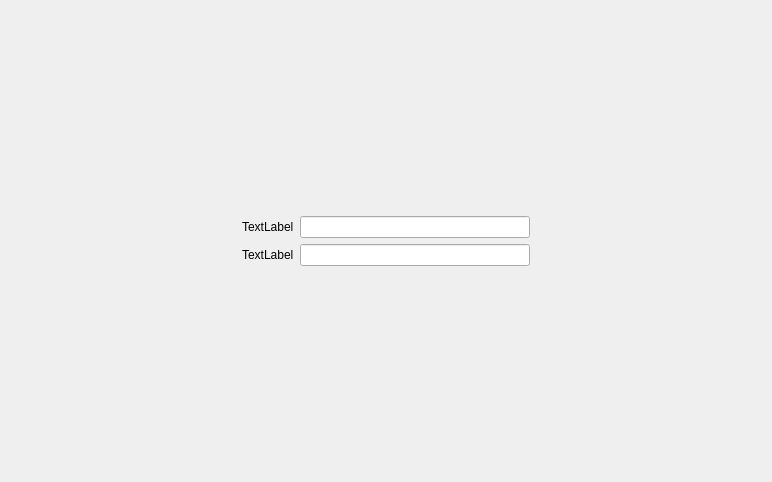
<?xml version="1.0" encoding="UTF-8"?>
<ui version="4.0">
 <class>Dialog</class>
 <widget class="QDialog" name="Dialog">
  <property name="geometry">
   <rect>
    <x>0</x>
    <y>0</y>
    <width>772</width>
    <height>482</height>
   </rect>
  </property>
  <property name="windowTitle">
   <string>Dialog</string>
  </property>
  <layout class="QHBoxLayout" name="horizontalLayout_3">
   <item>
    <layout class="QVBoxLayout" name="verticalLayout">
     <item>
      <spacer name="verticalSpacer">
       <property name="orientation">
        <enum>Qt::Vertical</enum>
       </property>
       <property name="sizeHint" stdset="0">
        <size>
         <width>20</width>
         <height>40</height>
        </size>
       </property>
      </spacer>
     </item>
     <item>
      <layout class="QHBoxLayout" name="horizontalLayout">
       <item>
        <spacer name="horizontalSpacer">
         <property name="orientation">
          <enum>Qt::Horizontal</enum>
         </property>
         <property name="sizeHint" stdset="0">
          <size>
           <width>40</width>
           <height>20</height>
          </size>
         </property>
        </spacer>
       </item>
       <item>
        <widget class="QLabel" name="label">
         <property name="autoFillBackground">
          <bool>true</bool>
         </property>
         <property name="text">
          <string>TextLabel</string>
         </property>
        </widget>
       </item>
       <item>
        <widget class="QLineEdit" name="lineEdit"/>
       </item>
       <item>
        <spacer name="horizontalSpacer_2">
         <property name="orientation">
          <enum>Qt::Horizontal</enum>
         </property>
         <property name="sizeHint" stdset="0">
          <size>
           <width>40</width>
           <height>20</height>
          </size>
         </property>
        </spacer>
       </item>
      </layout>
     </item>
     <item>
      <layout class="QHBoxLayout" name="horizontalLayout_2">
       <item>
        <spacer name="horizontalSpacer_3">
         <property name="orientation">
          <enum>Qt::Horizontal</enum>
         </property>
         <property name="sizeHint" stdset="0">
          <size>
           <width>40</width>
           <height>20</height>
          </size>
         </property>
        </spacer>
       </item>
       <item>
        <widget class="QLabel" name="label_2">
         <property name="autoFillBackground">
          <bool>true</bool>
         </property>
         <property name="text">
          <string>TextLabel</string>
         </property>
        </widget>
       </item>
       <item>
        <widget class="QLineEdit" name="lineEdit_2"/>
       </item>
       <item>
        <spacer name="horizontalSpacer_4">
         <property name="orientation">
          <enum>Qt::Horizontal</enum>
         </property>
         <property name="sizeHint" stdset="0">
          <size>
           <width>40</width>
           <height>20</height>
          </size>
         </property>
        </spacer>
       </item>
      </layout>
     </item>
     <item>
      <spacer name="verticalSpacer_2">
       <property name="orientation">
        <enum>Qt::Vertical</enum>
       </property>
       <property name="sizeHint" stdset="0">
        <size>
         <width>20</width>
         <height>40</height>
        </size>
       </property>
      </spacer>
     </item>
    </layout>
   </item>
  </layout>
 </widget>
 <resources/>
 <connections/>
</ui>
